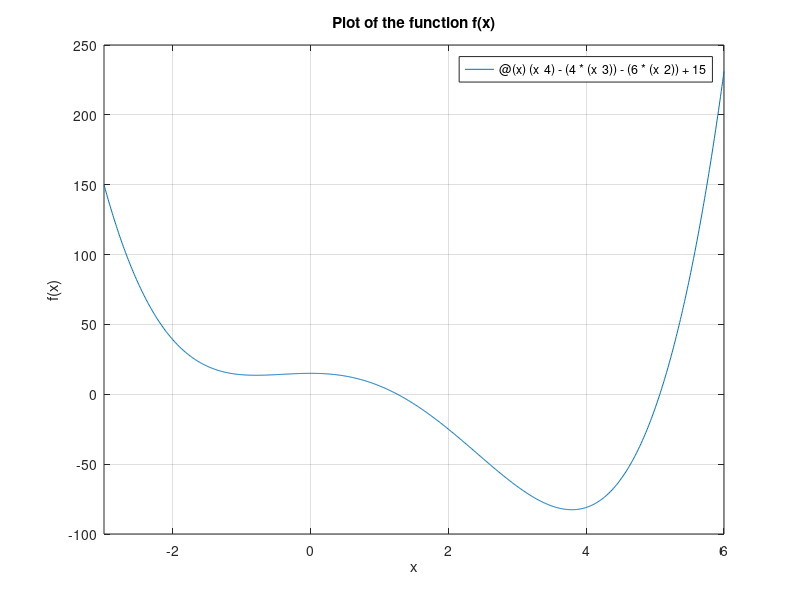

Write MATLAB code to recreate this figure.
% creating a funtion and plotting

f = @(x) (x^4) - (4*(x^3)) - (6*(x^2)) + 15;

fplot(f, [-3, 6]);
xlabel('x');
ylabel('f(x)');
title('Plot of the function f(x)');
grid on;
